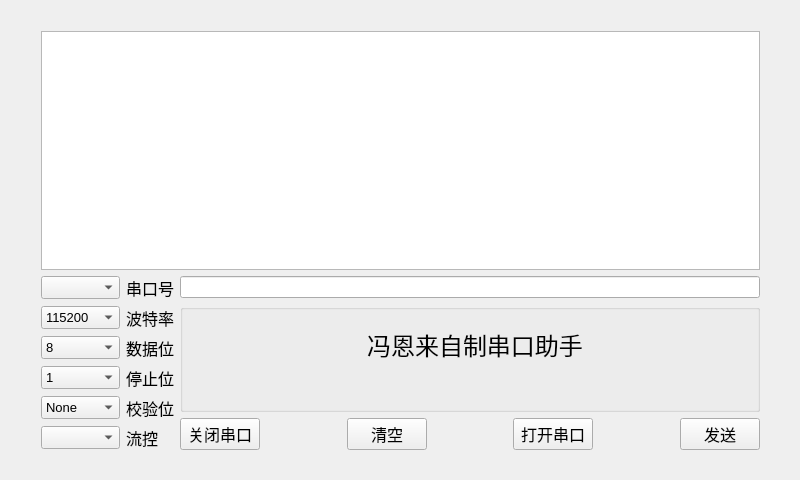
<?xml version="1.0" encoding="UTF-8"?>
<ui version="4.0">
 <class>Widget</class>
 <widget class="QWidget" name="Widget">
  <property name="geometry">
   <rect>
    <x>0</x>
    <y>0</y>
    <width>800</width>
    <height>480</height>
   </rect>
  </property>
  <property name="windowTitle">
   <string>Widget</string>
  </property>
  <widget class="QWidget" name="">
   <property name="geometry">
    <rect>
     <x>30</x>
     <y>20</y>
     <width>741</width>
     <height>441</height>
    </rect>
   </property>
   <layout class="QGridLayout" name="gridLayout_2">
    <item row="0" column="0">
     <widget class="QPlainTextEdit" name="receiveEdit">
      <property name="readOnly">
       <bool>true</bool>
      </property>
     </widget>
    </item>
    <item row="1" column="0">
     <layout class="QHBoxLayout" name="horizontalLayout">
      <item>
       <layout class="QGridLayout" name="gridLayout">
        <item row="0" column="0">
         <widget class="QComboBox" name="serialCb">
          <property name="font">
           <font>
            <pointsize>10</pointsize>
           </font>
          </property>
         </widget>
        </item>
        <item row="0" column="1">
         <widget class="QLabel" name="label">
          <property name="font">
           <font>
            <pointsize>12</pointsize>
           </font>
          </property>
          <property name="text">
           <string>串口号</string>
          </property>
         </widget>
        </item>
        <item row="1" column="0">
         <widget class="QComboBox" name="boundrateCb">
          <property name="font">
           <font>
            <pointsize>10</pointsize>
           </font>
          </property>
          <property name="currentIndex">
           <number>2</number>
          </property>
          <item>
           <property name="text">
            <string>4800</string>
           </property>
          </item>
          <item>
           <property name="text">
            <string>9600</string>
           </property>
          </item>
          <item>
           <property name="text">
            <string>115200</string>
           </property>
          </item>
         </widget>
        </item>
        <item row="1" column="1">
         <widget class="QLabel" name="label_2">
          <property name="font">
           <font>
            <pointsize>12</pointsize>
           </font>
          </property>
          <property name="text">
           <string>波特率</string>
          </property>
         </widget>
        </item>
        <item row="2" column="0">
         <widget class="QComboBox" name="dataCb">
          <property name="font">
           <font>
            <pointsize>10</pointsize>
           </font>
          </property>
          <property name="currentIndex">
           <number>3</number>
          </property>
          <item>
           <property name="text">
            <string>5</string>
           </property>
          </item>
          <item>
           <property name="text">
            <string>6</string>
           </property>
          </item>
          <item>
           <property name="text">
            <string>7</string>
           </property>
          </item>
          <item>
           <property name="text">
            <string>8</string>
           </property>
          </item>
         </widget>
        </item>
        <item row="2" column="1">
         <widget class="QLabel" name="label_3">
          <property name="font">
           <font>
            <pointsize>12</pointsize>
           </font>
          </property>
          <property name="text">
           <string>数据位</string>
          </property>
         </widget>
        </item>
        <item row="3" column="0">
         <widget class="QComboBox" name="stopCb">
          <property name="font">
           <font>
            <pointsize>10</pointsize>
           </font>
          </property>
          <item>
           <property name="text">
            <string>1</string>
           </property>
          </item>
          <item>
           <property name="text">
            <string>1.5</string>
           </property>
          </item>
          <item>
           <property name="text">
            <string>2</string>
           </property>
          </item>
         </widget>
        </item>
        <item row="3" column="1">
         <widget class="QLabel" name="label_4">
          <property name="font">
           <font>
            <pointsize>12</pointsize>
           </font>
          </property>
          <property name="text">
           <string>停止位</string>
          </property>
         </widget>
        </item>
        <item row="4" column="0">
         <widget class="QComboBox" name="checkCb">
          <property name="font">
           <font>
            <pointsize>10</pointsize>
           </font>
          </property>
          <item>
           <property name="text">
            <string>None</string>
           </property>
          </item>
         </widget>
        </item>
        <item row="4" column="1">
         <widget class="QLabel" name="label_5">
          <property name="font">
           <font>
            <pointsize>12</pointsize>
           </font>
          </property>
          <property name="text">
           <string>校验位</string>
          </property>
         </widget>
        </item>
        <item row="5" column="0">
         <widget class="QComboBox" name="comboBox_6">
          <property name="font">
           <font>
            <pointsize>10</pointsize>
           </font>
          </property>
         </widget>
        </item>
        <item row="5" column="1">
         <widget class="QLabel" name="label_6">
          <property name="font">
           <font>
            <pointsize>12</pointsize>
           </font>
          </property>
          <property name="text">
           <string>流控</string>
          </property>
         </widget>
        </item>
       </layout>
      </item>
      <item>
       <layout class="QVBoxLayout" name="verticalLayout">
        <item>
         <widget class="QLineEdit" name="sendEdit"/>
        </item>
        <item>
         <widget class="QGroupBox" name="groupBox">
          <property name="minimumSize">
           <size>
            <width>200</width>
            <height>40</height>
           </size>
          </property>
          <property name="sizeIncrement">
           <size>
            <width>150</width>
            <height>50</height>
           </size>
          </property>
          <property name="title">
           <string/>
          </property>
          <widget class="QLabel" name="label_7">
           <property name="geometry">
            <rect>
             <x>170</x>
             <y>10</y>
             <width>250</width>
             <height>60</height>
            </rect>
           </property>
           <property name="minimumSize">
            <size>
             <width>90</width>
             <height>60</height>
            </size>
           </property>
           <property name="font">
            <font>
             <pointsize>18</pointsize>
            </font>
           </property>
           <property name="text">
            <string>冯恩来自制串口助手</string>
           </property>
           <property name="alignment">
            <set>Qt::AlignCenter</set>
           </property>
          </widget>
         </widget>
        </item>
        <item>
         <layout class="QHBoxLayout" name="horizontalLayout_7">
          <item>
           <widget class="QPushButton" name="closeBt">
            <property name="font">
             <font>
              <pointsize>12</pointsize>
             </font>
            </property>
            <property name="text">
             <string>关闭串口</string>
            </property>
           </widget>
          </item>
          <item>
           <spacer name="horizontalSpacer">
            <property name="orientation">
             <enum>Qt::Horizontal</enum>
            </property>
            <property name="sizeHint" stdset="0">
             <size>
              <width>40</width>
              <height>20</height>
             </size>
            </property>
           </spacer>
          </item>
          <item>
           <widget class="QPushButton" name="clearBt">
            <property name="font">
             <font>
              <pointsize>12</pointsize>
             </font>
            </property>
            <property name="text">
             <string>清空</string>
            </property>
           </widget>
          </item>
          <item>
           <spacer name="horizontalSpacer_3">
            <property name="orientation">
             <enum>Qt::Horizontal</enum>
            </property>
            <property name="sizeHint" stdset="0">
             <size>
              <width>40</width>
              <height>20</height>
             </size>
            </property>
           </spacer>
          </item>
          <item>
           <widget class="QPushButton" name="openBt">
            <property name="font">
             <font>
              <pointsize>12</pointsize>
             </font>
            </property>
            <property name="text">
             <string>打开串口</string>
            </property>
           </widget>
          </item>
          <item>
           <spacer name="horizontalSpacer_2">
            <property name="orientation">
             <enum>Qt::Horizontal</enum>
            </property>
            <property name="sizeHint" stdset="0">
             <size>
              <width>40</width>
              <height>20</height>
             </size>
            </property>
           </spacer>
          </item>
          <item>
           <widget class="QPushButton" name="sendBt">
            <property name="font">
             <font>
              <pointsize>12</pointsize>
             </font>
            </property>
            <property name="text">
             <string>发送</string>
            </property>
           </widget>
          </item>
         </layout>
        </item>
       </layout>
      </item>
     </layout>
    </item>
   </layout>
  </widget>
 </widget>
 <layoutdefault spacing="6" margin="11"/>
 <resources/>
 <connections/>
</ui>
